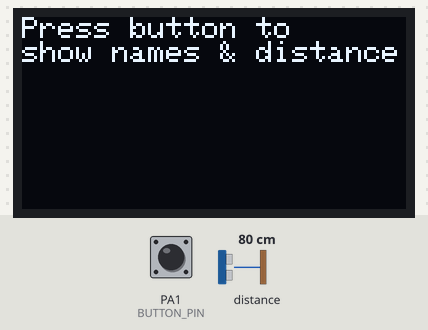
This sketch was run on a simulated STM32 Blue Pill. Shown: 128×64 one-colour display. The inputs (shaded band) are chosen by the test bench; at power-on: PA1 (BUTTON_PIN) HIGH, distance to the obstacle 80 cm. The echo pulse lasts 58.3 µs per cm; what the sketch prints to the serial monitor is not drawn.

Above: at 1.2 s.
1.3 s: PA1 (BUTTON_PIN) pulled LOW for 0.15 s
At 2.4 s:
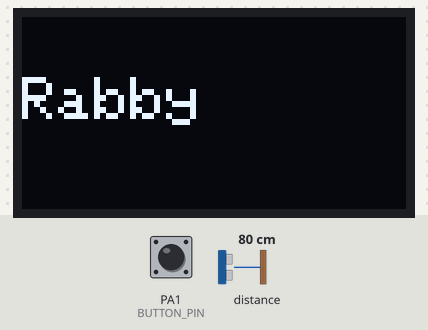
2.9 s: PA1 (BUTTON_PIN) pulled LOW for 1 s
At 3.6 s:
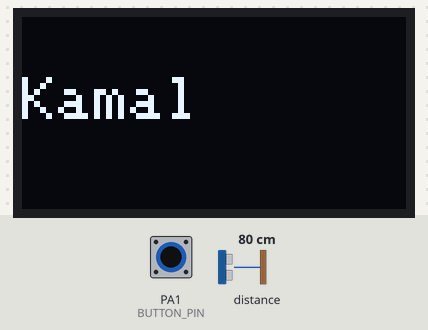
5.4 s: PA1 (BUTTON_PIN) pulled LOW for 0.15 s
At 6.6 s:
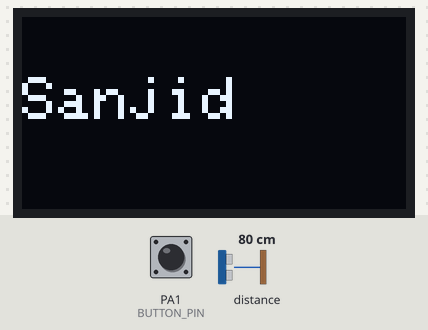
7.0 s: PA1 (BUTTON_PIN) pulled LOW for 3.2 s
At 7.9 s:
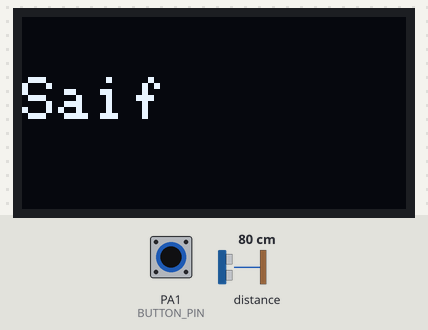
11.7 s: PA1 (BUTTON_PIN) pulled LOW for 0.15 s
At 12.9 s:
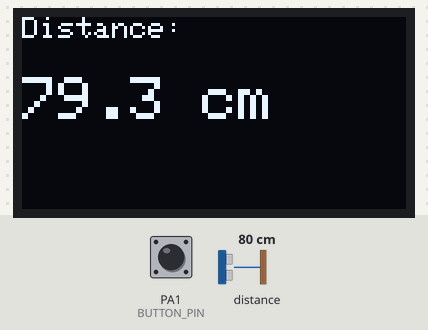
Timing chart, 0 to 14.3 s (numbered marks = the images above; inputs shaded):
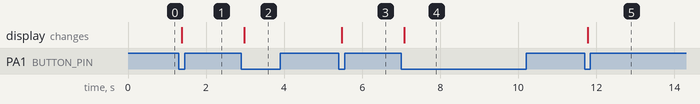

Measured:
- after the input at 1.3 s, the display: changes after 0.08 s (image 1)
- after the input at 2.9 s, the display: changes after 0.08 s (image 2)
- after the input at 5.4 s, the display: changes after 0.08 s (image 3)
- after the input at 7.0 s, the display: changes after 0.08 s (image 4)
- after the input at 11.7 s, the display: changes after 0.08 s (image 5)

The sketch:

Sonar_1_pin_with_display.ino
```cpp
#include <Wire.h>
#include <Adafruit_GFX.h>
#include <Adafruit_SSD1306.h>

#define SCREEN_WIDTH 128
#define SCREEN_HEIGHT 64
#define OLED_RESET    -1
Adafruit_SSD1306 display(SCREEN_WIDTH, SCREEN_HEIGHT, &Wire, OLED_RESET);

#define TRIG_ECHO_PIN  PA0
#define BUTTON_PIN     PA1

int currentIndex = 0;
String names[] = {"Rabby", "Kamal", "Sanjid", "Saif"};
int totalNames = 4;
bool buttonPressed = false;

void setup() {
  Serial.begin(9600);

  if (!display.begin(SSD1306_SWITCHCAPVCC, 0x3C)) {
    Serial.println(F("SSD1306 allocation failed"));
    while (true);
  }

  display.clearDisplay();
  display.setTextSize(1);
  display.setTextColor(SSD1306_WHITE);
  display.setCursor(0, 0);
  display.println("Press button to");
  display.println("show names & distance");
  display.display();

  pinMode(TRIG_ECHO_PIN, OUTPUT);
  digitalWrite(TRIG_ECHO_PIN, LOW);

  pinMode(BUTTON_PIN, INPUT_PULLUP);
}

void loop() {
  if (digitalRead(BUTTON_PIN) == LOW && !buttonPressed) {
    buttonPressed = true;
    delay(50); // simple debounce

    if (currentIndex < totalNames) {
      showName(names[currentIndex]);
      currentIndex++;
    } else {
      float distance = measureDistance();
      showDistance(distance);
      currentIndex = 0;  // Reset index to cycle again
    }

    delay(500);
  }

  if (digitalRead(BUTTON_PIN) == HIGH) {
    buttonPressed = false;
  }
}

float measureDistance() {
  long duration;
  float distance;

  pinMode(TRIG_ECHO_PIN, OUTPUT);
  digitalWrite(TRIG_ECHO_PIN, LOW);
  delayMicroseconds(2);
  digitalWrite(TRIG_ECHO_PIN, HIGH);
  delayMicroseconds(10);
  digitalWrite(TRIG_ECHO_PIN, LOW);

  pinMode(TRIG_ECHO_PIN, INPUT);
  duration = pulseIn(TRIG_ECHO_PIN, HIGH);

  distance = duration * 0.034 / 2;
  Serial.print("Distance: ");
  Serial.print(distance);
  Serial.println(" cm");

  return distance;
}

void showName(String name) {
  display.clearDisplay();
  display.setTextSize(2);
  display.setCursor(0, 20);
  display.println(name);
  display.display();
}

void showDistance(float distance) {
  display.clearDisplay();
  display.setTextSize(1);
  display.setCursor(0, 0);
  display.println("Distance:");

  display.setTextSize(2);
  display.setCursor(0, 20);

  if (distance > 0 && distance < 400) {
    display.print(distance, 1);
    display.println(" cm");
  } else {
    display.setTextSize(1);
    display.setCursor(0, 30);
    display.println("Out of range");
  }

  display.display();
}
```
